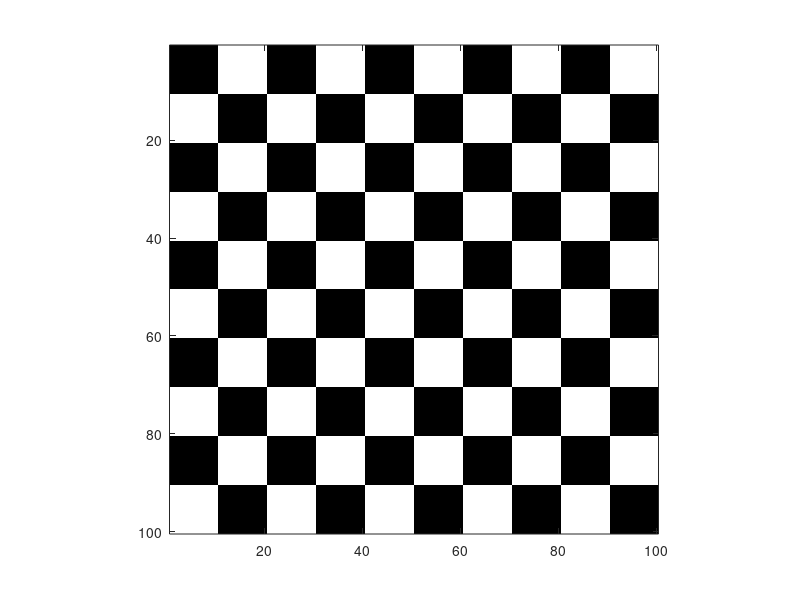

Write MATLAB code to recreate this figure.
function [] = generate_checker_board()
zBlock = zeros(10, 10);
oBlock = ones(10, 10)*255;
pattern = [zBlock oBlock; oBlock zBlock];
checkerImage = repmat(pattern, 5, 5);
imagesc(checkerImage);
%repeat the 2x2 checker board five times both horizontally and vertically.
%checkerImage = repmat(pattern, 5,5);
imwrite(uint8(checkerImage), 'checkerIm.bmp');
imwrite(uint8(checkerImage), 'checkerIm.jpg');
%im = imread('checkerIm.bmp');
%imagesc(pattern);
colormap('gray');
axis('image');
end